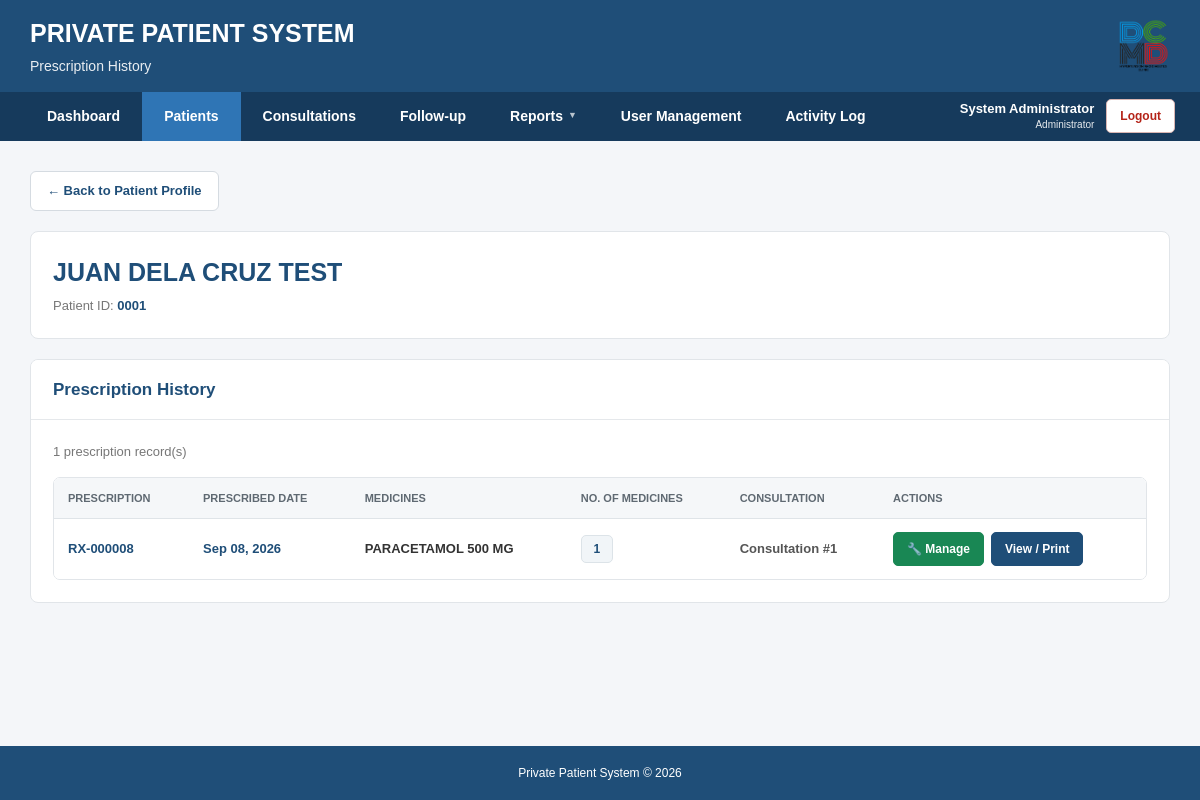
Screenshot of /prescriptions/history.php?id=12 (signed in) with the database file from the repository.
### tables this page shows
CREATE TABLE IF NOT EXISTS `patients` (
  `id` int(11) NOT NULL AUTO_INCREMENT,
  `patient_id` varchar(10) NOT NULL,
  `last_name` varchar(100) NOT NULL,
  `first_name` varchar(100) NOT NULL,
  `middle_name` varchar(100) DEFAULT NULL,
  `birthdate` date NOT NULL,
  `sex` enum('Male','Female') NOT NULL,
  `address` text,
  `contact_no` varchar(20) DEFAULT NULL,
  `emergency_contact` varchar(150) DEFAULT NULL,
  `emergency_contact_no` varchar(20) DEFAULT NULL,
  `date_registered` date NOT NULL,
  `status` enum('Active','Inactive','Deceased') NOT NULL DEFAULT 'Active',
  `created_at` timestamp NOT NULL DEFAULT CURRENT_TIMESTAMP,
  PRIMARY KEY (`id`),
  UNIQUE KEY `patient_id` (`patient_id`)
);

CREATE TABLE IF NOT EXISTS `prescription_headers` (
  `id` int(11) NOT NULL AUTO_INCREMENT,
  `patient_id` int(11) NOT NULL,
  `prescribed_date` date NOT NULL,
  `created_at` timestamp NOT NULL DEFAULT CURRENT_TIMESTAMP,
  PRIMARY KEY (`id`),
  UNIQUE KEY `unique_patient_date` (`patient_id`,`prescribed_date`),
  KEY `idx_patient_id` (`patient_id`),
  KEY `idx_prescribed_date` (`prescribed_date`)
);

### prescriptions/history.php (the view, shortened to what this page needs)
<?php
require_once "../config/database.php";
$id = isset($_GET['id'])
    ? intval($_GET['id'])
    : 0;
$sql = "SELECT * FROM patients WHERE id = ?";
$stmt = $conn->prepare($sql);
$stmt->bind_param("i", $id);
$stmt->execute();
$result = $stmt->get_result();
$patient = $result->fetch_assoc();
$fullName = $patient['first_name'];
if (!empty($patient['middle_name'])) {
    $fullName .= " " . $patient['middle_name'];
}
$fullName .= " " . $patient['last_name'];
$prescription_sql = "
    SELECT
        ph.id AS prescription_header_id,
        ph.patient_id,
        ph.prescribed_date,
        ph.created_at,
        COALESCE(pa.medicine_count, 0) AS medicine_count,
        COALESCE(pa.medicines, '') AS medicines,
        latest_pr.consultation_id,
        c.visit_date,
        CASE
            WHEN c.id IS NOT NULL THEN (
                SELECT COUNT(*)
                FROM consultations c2
                WHERE c2.patient_id = c.patient_id
                AND (
                    c2.visit_date < c.visit_date
                    OR (
                        c2.visit_date = c.visit_date
                        AND c2.id <= c.id
                    )
                )
            )
            ELSE 0
        END AS consultation_number
    FROM prescription_headers ph
    LEFT JOIN (
        SELECT
            prescription_header_id,
            COUNT(*) AS medicine_count,
            GROUP_CONCAT(
                CONCAT(
                    pr.medicine_name,
                    CASE
                        WHEN TRIM(pr.strength) <> ''
                        THEN CONCAT(' ', pr.strength)
                        ELSE ''
                    END
                )
                ORDER BY pr.id ASC
                SEPARATOR ', '
            ) AS medicines,
            MAX(id) AS latest_prescription_row_id
        FROM prescriptions pr
        WHERE pr.prescription_header_id IS NOT NULL
        GROUP BY pr.prescription_header_id
    ) pa
        ON pa.prescription_header_id = ph.id
    LEFT JOIN prescriptions latest_pr
        ON latest_pr.id = pa.latest_prescription_row_id
    LEFT JOIN consultations c
        ON c.id = latest_pr.consultation_id
    WHERE ph.patient_id = ?
    ORDER BY
        ph.prescribed_date DESC,
        ph.id DESC
";
$prescription_stmt = $conn->prepare(
    $prescription_sql
);
$prescription_stmt->bind_param(
    "i",
    $id
);
$prescription_stmt->execute();
$prescriptions =
    $prescription_stmt->get_result();
$prescriptionCount =
    $prescriptions->num_rows;
?>
<?php
include __DIR__ . "/../includes/header.php";
include __DIR__ . "/../includes/navigation.php";
?>
<main class="main-container">
    <div class="prescription-history-page">
        <div class="prescription-top-actions">
            <div class="prescription-top-left">
                <a
                    href="../patients/view.php?id=<?php echo $id; ?>"
                    class="prescription-back"
                >
                    ← Back to Patient Profile
                </a>
            </div>
        </div>
        <div class="prescription-patient-card">
            <div class="prescription-patient-content">
                <div>
                    <h1 class="prescription-patient-name">
                        <?php
                        echo htmlspecialchars($fullName);
                        ?>
                    </h1>
                    <div class="prescription-patient-id">
                        Patient ID:
                        <strong>
                            <?php
                            echo htmlspecialchars(
                                $patient['patient_id']
                            );
                            ?>
                        </strong>
                    </div>
                </div>
            </div>
        </div>
        <div class="prescription-card">
            <div class="prescription-card-header">
                <h2 class="prescription-card-title">
                    Prescription History
                </h2>
            </div>
            <div class="prescription-card-body">
                <?php if ($prescriptionCount > 0) { ?>
                    <div class="prescription-history-count">
                        <?php
                        echo $prescriptionCount;
                        ?>
                        prescription record(s)
                    </div>
                    <div class="prescription-table-container">
                        <table class="prescription-table">
                            <thead>
                                <tr>
                                    <th>
                                        Prescription
                                    </th>
                                    <th>
                                        Prescribed Date
                                    </th>
                                    <th>
                                        Medicines
                                    </th>
                                    <th>
                                        No. of Medicines
                                    </th>
                                    <th>
                                        Consultation
                                    </th>
                                    <th>
                                        Actions
                                    </th>
                                </tr>
                            </thead>
                            <tbody>
                                <?php while (
                                    $prescription =
                                    $prescriptions->fetch_assoc()
                                ) { ?>
                                    <tr>
                                        <td>
                                            <span class="prescription-number">
                                                <?php
                                                echo "RX-" .
                                                    str_pad(
                                                        (int)$prescription[
                                                            'prescription_header_id'
                                                        ],
                                                        6,
                                                        "0",
                                                        STR_PAD_LEFT
                                                    );
                                                ?>
                                            </span>
                                        </td>
                                        <td>
                                            <span class="prescription-date-text">
                                                <?php
                                                if (
                                                    !empty(
                                                        $prescription[
                                                            'prescribed_date'
                                                        ]
                                                    )
                                                ) {
                                                    echo htmlspecialchars(
                                                        date(
                                                            "M d, Y",
                                                            strtotime(
                                                                $prescription[
                                                                    'prescribed_date'
                                                                ]
                                                            )
                                                        )
                                                    );
                                                } else {
                                                    echo "-";
                                                }
                                                ?>
                                            </span>
                                        </td>
                                        <td>
                                            <div class="prescription-medicines">
                                                <?php
                                                if (
                                                    !empty(
                                                        $prescription[
                                                            'medicines'
                                                        ]
                                                    )
                                                ) {
                                                    echo htmlspecialchars(
                                                        $prescription[
                                                            'medicines'
                                                        ]
                                                    );
                                                } else {
                                                    echo "-";
                                                }
                                                ?>
                                            </div>
                                        </td>
                                        <td>
                                            <span
                                                class="prescription-medicine-count"
                                            >
                                                <?php
                                                echo (int)
                                                    $prescription[
                                                        'medicine_count'
                                                    ];
                                                ?>
                                            </span>
                                        </td>
                                        <td>
                                            <span
                                                class="prescription-consultation"
                                            >
                                                <?php
                                                if (
                                                    !empty(
                                                        $prescription[
                                                            'consultation_number'
                                                        ]
                                                    )
                                                ) {
                                                    echo "Consultation #" .
                                                        (int)
                                                        $prescription[
                                                            'consultation_number'
                                                        ];
                                                } else {
                                                    echo "-";
                                                }
                                                ?>
                                            </span>
                                        </td>
                                        <td>
                                            <div class="prescription-actions">
                                                <a
                                                    href="manage_prescription.php?prescription_header_id=<?php echo (int)$prescription['prescription_header_id']; ?>"
                                                    class="prescription-manage-btn"
                                                >
                                                    🔧 Manage
                                                </a>
                                                <a
                                                    href="print_prescription.php?prescription_header_id=<?php echo (int)$prescription['prescription_header_id']; ?>&from_history=1"
                                                    class="prescription-view-btn"
                                                    target="_blank"
                                                >
                                                    View / Print
                                                </a>
                                            </div>
                                        </td>
                                    </tr>
                                <?php } ?>
                            </tbody>
                        </table>
                    </div>
                <?php } else { ?>
                    <div class="no-prescriptions">
                        No prescriptions recorded yet.
                    </div>
                <?php } ?>
            </div>
        </div>
    </div>
</main>
<?php
include __DIR__ . "/../includes/footer.php";
?>

### rows the page displays
patients: fullName "JUAN DELA CRUZ TEST", patient "0001"
prescription_headers: id "000008", prescribed_date "Sep 08, 2026", prescription "PARACETAMOL 500 MG", prescription "1"

### other values shown
$pageSubtitle "Prescription History"
$loggedInName "System Administrator"
$loggedInRole "Administrator"
$prescriptionCount "1"
